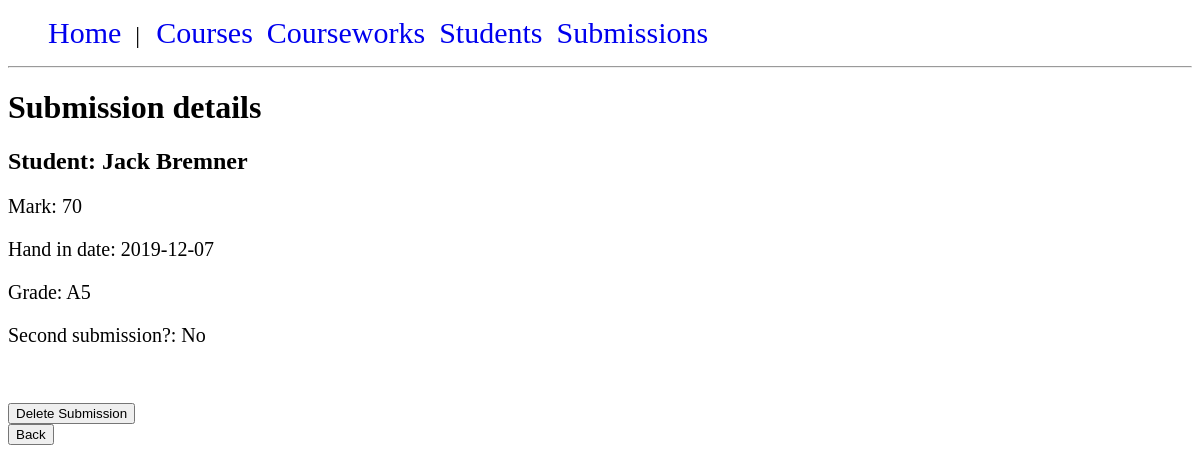
The page /submissions/submission_details.php?id=4 on the database its author committed.
### tables this page shows
CREATE TABLE "submissions" (
	"submission_id"	INTEGER NOT NULL PRIMARY KEY AUTOINCREMENT UNIQUE,
	"coursework_id"	INTEGER NOT NULL,
	"student_id"	INTEGER NOT NULL,
	"mark"	INTEGER(100),
	"hand_in_date"	DATE NOT NULL,
	"second_submission"	BOOLEAN NOT NULL DEFAULT 0,
	"grade"	TEXT(3),
	FOREIGN KEY("coursework_id") REFERENCES "courseworks"("coursework_id"),
	FOREIGN KEY("student_id") REFERENCES "students"("student_id")
);

CREATE TABLE "students" (
	"student_id"	INTEGER NOT NULL UNIQUE,
	"name"	TEXT(50) NOT NULL,
	PRIMARY KEY("student_id")
);

### submissions/submission_functions.php (called while the page is built, shortened)
<?php
if (php_sapi_name() == "cli") {
    require_once getcwd().'../database/dbconnection.php';
} else {
    require_once $_SERVER['DOCUMENT_ROOT'].'/database/dbconnection.php';
}
function getSubmissionById($submission_id) {
    $query = "SELECT submission_id, mark, hand_in_date, grade, second_submission, name as student_name FROM submissions sub
              JOIN students stu ON sub.student_id = stu.student_id
              WHERE submission_id = ?";
    $submission = DB::run($query, [$submission_id])->fetch(PDO::FETCH_ASSOC);
    return $submission;
}

### database/dbconnection.php (called while the page is built, shortened)
<?php
class DB {
    private static $instance = null;
    private static $pdo;
    public function __construct() {
        if (php_sapi_name() == "cli") {
            self::$pdo = new PDO("sqlite:database/courseworkapp.db");
        }
        else {
            self::$pdo = new PDO("sqlite:".$_SERVER['DOCUMENT_ROOT']."/database/courseworkapp.db");
        }
}
    public static function getInstance() : DB {
        if(!self::$instance)
        {
            self::$instance = new DB();
        }
        return self::$instance;
    }
    public static function run($sql, $params = NULL) {
        $stmt = self::$pdo->prepare($sql);
        $stmt->execute($params);
        return $stmt;
    }
}

### submissions/submission_details.php (the view, shortened to what this page needs)
<?php
require_once 'submission_functions.php';
$submission_id = htmlspecialchars($_GET["id"]);
$submission = getSubmissionById($submission_id);
echo '<h1>Submission details</h1>';
if ($submission) {
    echo '<h2>Student: ' . $submission['student_name'] . '</h2>';
    echo '<p>Mark: ' . $submission['mark'] . '</p>';
    echo '<p>Hand in date: ' . $submission['hand_in_date'] . '</p>';
    echo '<p>Grade: ' . $submission['grade'] . '</p>';
    if ($submission['second_submission']) {
        echo '<p>Second submission?: Yes</p>';
    } else {
        echo '<p>Second submission?: No</p>';
    }
    echo '<br>';
    echo '<br>';
    echo '<form action="" method="post">
            <input type="hidden" name="delete" value="' . $submission_id . '"/>
            <input type="submit" value="Delete Submission">
        </form>';
    echo '<button type="button" onclick="javascript:history.back()">Back</button>';
    echo '<br>';
    echo '<br>';
} else {
    echo 'There was a problem, please try again';
}
?>

### css/stylesheet.css (style rules this page uses)
#menu ul { list-style: none; }
#menu li { display: inline; padding-right: 10px; font-size: 24px; }
#menu a { text-decoration: none; font-size: 30px; }
a, p { font-size: 20px; }

### rows shown on the page
submissions: student.name "Jack Bremner", mark "70", hand_in_date "2019-12-07", grade "A5"
